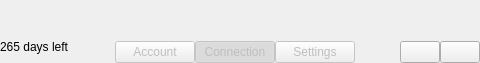
<?xml version="1.0" encoding="UTF-8"?>
<ui version="4.0">
 <class>NavigationPanel</class>
 <widget class="QWidget" name="NavigationPanel">
  <property name="geometry">
   <rect>
    <x>0</x>
    <y>0</y>
    <width>480</width>
    <height>63</height>
   </rect>
  </property>
  <property name="styleSheet">
   <string notr="true">#wgtNavigationPanelWraper 
{ background-color:white;
}</string>
  </property>
  <layout class="QVBoxLayout" name="verticalLayout">
   <property name="spacing">
    <number>0</number>
   </property>
   <property name="leftMargin">
    <number>0</number>
   </property>
   <property name="topMargin">
    <number>0</number>
   </property>
   <property name="rightMargin">
    <number>0</number>
   </property>
   <property name="bottomMargin">
    <number>0</number>
   </property>
   <item>
    <widget class="QWidget" name="wgtNavigationPanelWrapper" native="true">
     <property name="sizePolicy">
      <sizepolicy hsizetype="Expanding" vsizetype="Expanding">
       <horstretch>0</horstretch>
       <verstretch>0</verstretch>
      </sizepolicy>
     </property>
     <layout class="QVBoxLayout" name="wgtNavigationPanelWraper">
      <property name="spacing">
       <number>0</number>
      </property>
      <property name="leftMargin">
       <number>0</number>
      </property>
      <property name="topMargin">
       <number>0</number>
      </property>
      <property name="rightMargin">
       <number>0</number>
      </property>
      <property name="bottomMargin">
       <number>0</number>
      </property>
      <item>
       <widget class="QWidget" name="topMarginBtnBack" native="true"/>
      </item>
      <item>
       <widget class="QWidget" name="wgtTopPanel" native="true">
        <property name="sizePolicy">
         <sizepolicy hsizetype="Expanding" vsizetype="Preferred">
          <horstretch>0</horstretch>
          <verstretch>0</verstretch>
         </sizepolicy>
        </property>
        <property name="maximumSize">
         <size>
          <width>16777215</width>
          <height>16777215</height>
         </size>
        </property>
        <layout class="QHBoxLayout" name="horizontalLayout_9">
         <property name="spacing">
          <number>0</number>
         </property>
         <property name="leftMargin">
          <number>0</number>
         </property>
         <property name="topMargin">
          <number>0</number>
         </property>
         <property name="rightMargin">
          <number>0</number>
         </property>
         <property name="bottomMargin">
          <number>0</number>
         </property>
         <item>
          <widget class="QWidget" name="wgtLeftMarginTopFrame" native="true"/>
         </item>
         <item alignment="Qt::AlignVCenter">
          <widget class="QLabel" name="lblLeftLicense">
           <property name="text">
            <string>265 days left</string>
           </property>
           <property name="alignment">
            <set>Qt::AlignBottom|Qt::AlignLeading|Qt::AlignLeft</set>
           </property>
          </widget>
         </item>
         <item>
          <spacer name="horizontalSpacer_3">
           <property name="orientation">
            <enum>Qt::Horizontal</enum>
           </property>
           <property name="sizeHint" stdset="0">
            <size>
             <width>40</width>
             <height>20</height>
            </size>
           </property>
          </spacer>
         </item>
         <item alignment="Qt::AlignBottom">
          <widget class="QPushButton" name="btnAccount">
           <property name="enabled">
            <bool>false</bool>
           </property>
           <property name="text">
            <string>Account</string>
           </property>
           <property name="checkable">
            <bool>true</bool>
           </property>
          </widget>
         </item>
         <item>
          <widget class="QWidget" name="wgtLeftMarginConnection" native="true"/>
         </item>
         <item alignment="Qt::AlignBottom">
          <widget class="QPushButton" name="btnConnection">
           <property name="enabled">
            <bool>false</bool>
           </property>
           <property name="sizePolicy">
            <sizepolicy hsizetype="Minimum" vsizetype="Fixed">
             <horstretch>0</horstretch>
             <verstretch>0</verstretch>
            </sizepolicy>
           </property>
           <property name="text">
            <string>Connection</string>
           </property>
           <property name="iconSize">
            <size>
             <width>28</width>
             <height>28</height>
            </size>
           </property>
           <property name="checkable">
            <bool>true</bool>
           </property>
           <property name="checked">
            <bool>true</bool>
           </property>
          </widget>
         </item>
         <item>
          <widget class="QWidget" name="wgtLeftMarginSetting" native="true"/>
         </item>
         <item alignment="Qt::AlignBottom">
          <widget class="QPushButton" name="btnSetting">
           <property name="enabled">
            <bool>false</bool>
           </property>
           <property name="text">
            <string>Settings</string>
           </property>
           <property name="checkable">
            <bool>true</bool>
           </property>
          </widget>
         </item>
         <item>
          <spacer name="horizontalSpacer_2">
           <property name="orientation">
            <enum>Qt::Horizontal</enum>
           </property>
           <property name="sizeHint" stdset="0">
            <size>
             <width>40</width>
             <height>20</height>
            </size>
           </property>
          </spacer>
         </item>
         <item alignment="Qt::AlignBottom">
          <widget class="QPushButton" name="btnBug">
           <property name="text">
            <string/>
           </property>
          </widget>
         </item>
         <item>
          <widget class="QWidget" name="wgtLeftMarginHelp" native="true"/>
         </item>
         <item alignment="Qt::AlignBottom">
          <widget class="QPushButton" name="btnHelp">
           <property name="text">
            <string/>
           </property>
          </widget>
         </item>
         <item>
          <widget class="QWidget" name="wgtRightMarginTopFrame" native="true"/>
         </item>
        </layout>
       </widget>
      </item>
     </layout>
    </widget>
   </item>
  </layout>
 </widget>
 <resources/>
 <connections/>
</ui>
